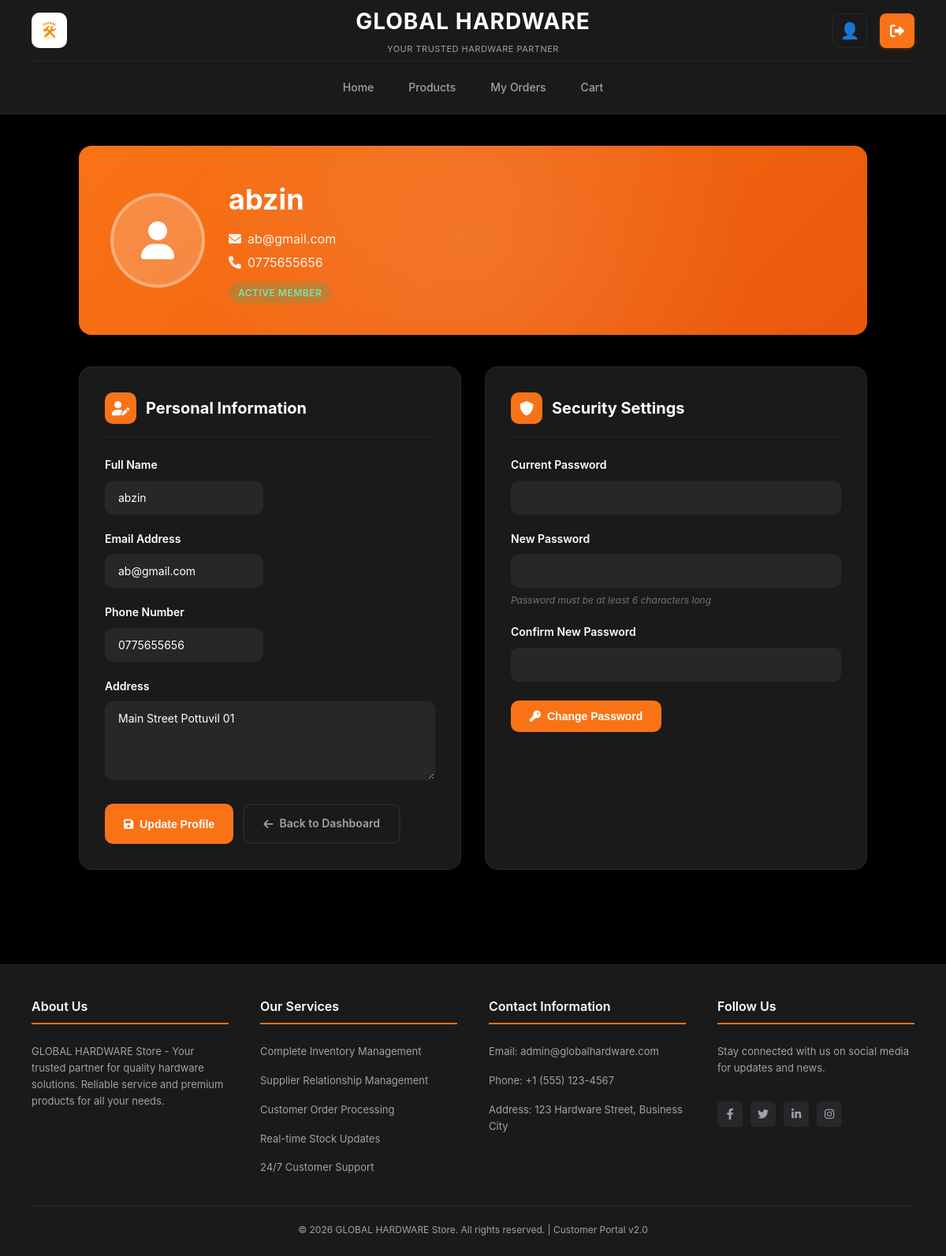
Page /customer/profile.php (signed in) on the committed database.
### tables this page shows
CREATE TABLE `customers` (
  `customer_id` int(11) NOT NULL,
  `name` varchar(100) NOT NULL,
  `email` varchar(100) NOT NULL,
  `password` varchar(255) NOT NULL,
  `phone` varchar(20) DEFAULT NULL,
  `address` varchar(255) DEFAULT NULL,
  `status` enum('Active','Inactive') DEFAULT 'Active',
  `created_at` datetime DEFAULT current_timestamp()
);

### customer/profile.php (the view, shortened to what this page needs)
<?php
require_once '../config/db.php';
$customerId = $_SESSION['customer_id'];
$stmt = $pdo->prepare("SELECT * FROM customers WHERE customer_id = ?");
$stmt->execute([$customerId]);
$customer = $stmt->fetch();
?>
<!DOCTYPE html>
<html lang="en">
<head>
    <link rel="stylesheet" href="footer_styles.css">
    <link rel="stylesheet" href="common_styles.css">
    <link rel="stylesheet" href="https://cdnjs.cloudflare.com/ajax/libs/font-awesome/6.0.0/css/all.min.css">
</head>
<body>
    <?php include 'header.php'; ?>
    <main class="main-content">
        <div class="profile-container">
            <div class="profile-header">
                <div class="profile-header-content">
                    <div class="profile-avatar">
                        <?php if (!empty($customer['profile_image'])): ?>
                            <img src="../assets/images/profiles/<?= htmlspecialchars($customer['profile_image']) ?>"
                                 alt="Profile Picture"
                                 onerror="this.parentElement.innerHTML='<i class=\'fas fa-user\'></i>'">
                        <?php else: ?>
                            <i class="fas fa-user"></i>
                        <?php endif; ?>
                    </div>
                    <div class="profile-info">
                        <h1><?= htmlspecialchars($customer['name']) ?></h1>
                        <p><i class="fas fa-envelope" style="margin-right: 8px;"></i><?= htmlspecialchars($customer['email']) ?></p>
                        <?php if (!empty($customer['phone'])): ?>
                            <p><i class="fas fa-phone" style="margin-right: 8px;"></i><?= htmlspecialchars($customer['phone']) ?></p>
                        <?php endif; ?>
                        <span class="profile-status">Active Member</span>
                    </div>
                </div>
            </div>
            <div class="profile-sections">
                <div class="profile-section">
                    <div class="section-header">
                        <div class="section-icon">
                            <i class="fas fa-user-edit"></i>
                        </div>
                        <h2 class="section-title">Personal Information</h2>
                    </div>
                    <form action="profile_update.php" method="POST">
                        <div class="form-group half">
                            <label>Full Name</label>
                            <input type="text" name="name" value="<?= htmlspecialchars($customer['name']) ?>" required>
                        </div>
                        <div class="form-group half">
                            <label>Email Address</label>
                            <input type="email" name="email" value="<?= htmlspecialchars($customer['email']) ?>" required>
                        </div>
                        <div class="form-group half">
                            <label>Phone Number</label>
                            <input type="tel" name="phone" value="<?= htmlspecialchars($customer['phone'] ?? '') ?>">
                        </div>
                        <div class="form-group">
                            <label>Address</label>
                            <textarea name="address" rows="3" placeholder="Enter your full address"><?= htmlspecialchars($customer['address'] ?? '') ?></textarea>
                        </div>
                        <div class="button-group">
                            <button type="submit" class="btn btn-primary">
                                <i class="fas fa-save"></i>
                                Update Profile
                            </button>
                            <a href="dashboard.php" class="btn btn-secondary">
                                <i class="fas fa-arrow-left"></i>
                                Back to Dashboard
                            </a>
                        </div>
                    </form>
                </div>
                <div class="profile-section">
                    <div class="section-header">
                        <div class="section-icon">
                            <i class="fas fa-shield-alt"></i>
                        </div>
                        <h2 class="section-title">Security Settings</h2>
                    </div>
                    <form action="password_change.php" method="POST">
                        <div class="form-group">
                            <label>Current Password</label>
                            <input type="password" name="current_password" required>
                        </div>
                        <div class="form-group">
                            <label>New Password</label>
                            <input type="password" name="new_password" required minlength="6">
                            <div class="password-note">Password must be at least 6 characters long</div>
                        </div>
                        <div class="form-group">
                            <label>Confirm New Password</label>
                            <input type="password" name="confirm_password" required>
                        </div>
                        <div class="button-group">
                            <button type="submit" class="btn btn-primary">
                                <i class="fas fa-key"></i>
                                Change Password
                            </button>
                        </div>
                    </form>
                </div>
            </div>
        </div>
    </main>
    <?php include 'footer.php'; ?>
</body>
</html>

### customer/common_styles.css (style rules this page uses)
* { margin: 0; padding: 0; box-sizing: border-box; }
:root { --sidebar-bg: #1a1a1a; --main-bg: #000000; --card-bg: #1a1a1a; --orange: #f97316; --orange-dark: #ea580c; --text-primary: #ffffff; --text-secondary: #a1a1aa; --text-muted: #71717a; --border-color: #27272a; --hover-bg: #27272a; --success-color: #10b981; --danger-color: #ef4444; }
body { font-family: 'Inter', -apple-system, BlinkMacSystemFont, 'Segoe UI', Roboto, sans-serif; background: var(--main-bg); color: var(--text-primary); line-height: 1.6; font-size: 14px; min-height: 100vh; }
.main-content { max-width: 1400px; margin: 0 auto; padding: 40px; }
button, .btn { padding: 10px 24px; background: var(--orange); color: white; border: none; border-radius: 8px; cursor: pointer; font-weight: 600; font-size: 14px; transition: all 0.2s; text-decoration: none; display: inline-block; }
input[type=text], input[type=email], input[type=tel], input[type=password], input[type=number], textarea, select { width: 100%; padding: 10px 14px; border: 1px solid var(--border-color); border-radius: 8px; box-sizing: border-box; font-size: 14px; transition: all 0.2s; font-family: inherit; background: var(--hover-bg); color: var(--text-primary); }

### customer/profile.php (style rules this page uses)
.profile-container { max-width: 1000px; margin: 0 auto; }
.profile-header { background: linear-gradient(135deg, var(--orange) 0%, var(--orange-dark) 100%); color: white; padding: 40px; border-radius: 16px; margin-bottom: 40px; position: relative; overflow: hidden; }
.profile-header::before { content: ''; position: absolute; top: 0; left: 0; right: 0; bottom: 0; background: radial-gradient(circle at center, rgba(255, 255, 255, 0.1) 0%, transparent 70%); }
.profile-header-content { position: relative; z-index: 1; display: flex; align-items: center; gap: 30px; }
.profile-avatar { width: 120px; height: 120px; border-radius: 50%; background: rgba(255, 255, 255, 0.2); display: flex; align-items: center; justify-content: center; font-size: 48px; border: 4px solid rgba(255, 255, 255, 0.3); flex-shrink: 0; position: relative; overflow: hidden; }
.profile-info h1 { font-size: 36px; font-weight: 700; margin-bottom: 8px; }
.profile-info p { font-size: 16px; opacity: 0.9; margin-bottom: 4px; }
.profile-status { display: inline-block; background: rgba(16, 185, 129, 0.2); color: #6ee7b7; padding: 4px 12px; border-radius: 20px; font-size: 12px; font-weight: 600; text-transform: uppercase; letter-spacing: 0.5px; margin-top: 8px; }
.profile-sections { display: grid; grid-template-columns: 1fr 1fr; gap: 30px; }
.profile-section { background: var(--card-bg); border: 1px solid var(--border-color); border-radius: 16px; padding: 32px; transition: all 0.3s; }
.section-header { display: flex; align-items: center; gap: 12px; margin-bottom: 24px; padding-bottom: 16px; border-bottom: 1px solid var(--border-color); }
.section-icon { width: 40px; height: 40px; background: var(--orange); border-radius: 10px; display: flex; align-items: center; justify-content: center; color: white; font-size: 18px; }
.section-title { font-size: 20px; font-weight: 700; color: var(--text-primary); margin: 0; }
.form-group { margin-bottom: 20px; }
.form-group.half { display: inline-block; width: 48%; margin-right: 4%; }
.form-group.half:nth-child(even) { margin-right: 0; }
label { display: block; margin-bottom: 8px; font-weight: 600; color: var(--text-primary); font-size: 14px; }
input[type=text], input[type=email], input[type=tel], input[type=password], textarea { width: 100%; padding: 12px 16px; border: 1px solid var(--border-color); border-radius: 10px; box-sizing: border-box; font-size: 14px; transition: all 0.2s; font-family: inherit; background: var(--hover-bg); color: var(--text-primary); }
textarea { resize: vertical; min-height: 100px; }
.button-group { display: flex; gap: 12px; margin-top: 24px; }
.btn { padding: 12px 24px; border: none; border-radius: 10px; font-size: 14px; font-weight: 600; cursor: pointer; transition: all 0.3s; display: inline-flex; align-items: center; gap: 8px; text-decoration: none; }
.btn-primary { background: var(--orange); color: white; }
.btn-secondary { background: transparent; border: 2px solid var(--border-color); color: var(--text-secondary); }
.password-note { font-size: 12px; color: var(--text-muted); margin-top: 6px; font-style: italic; }

### rows in the picture
customers: name "abzin", email "ab@gmail.com", phone "0775655656", address "Main Street Pottuvil 01"
